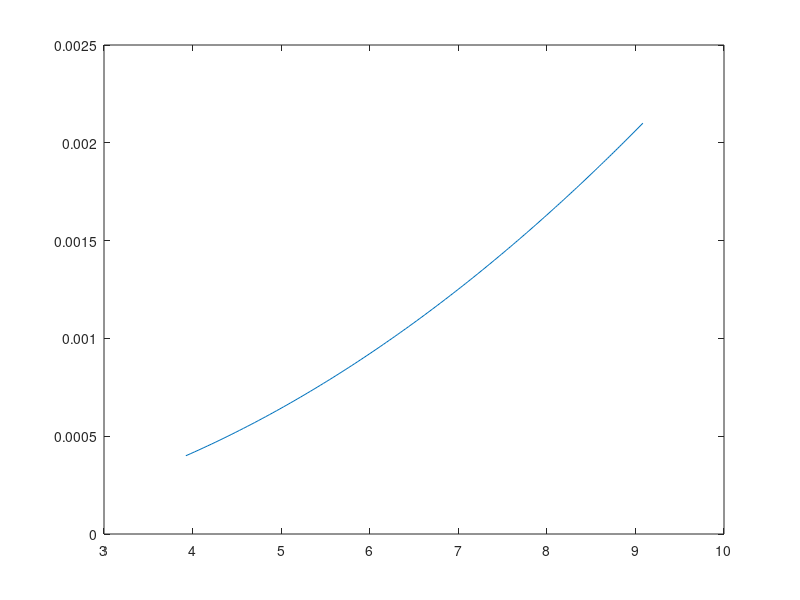
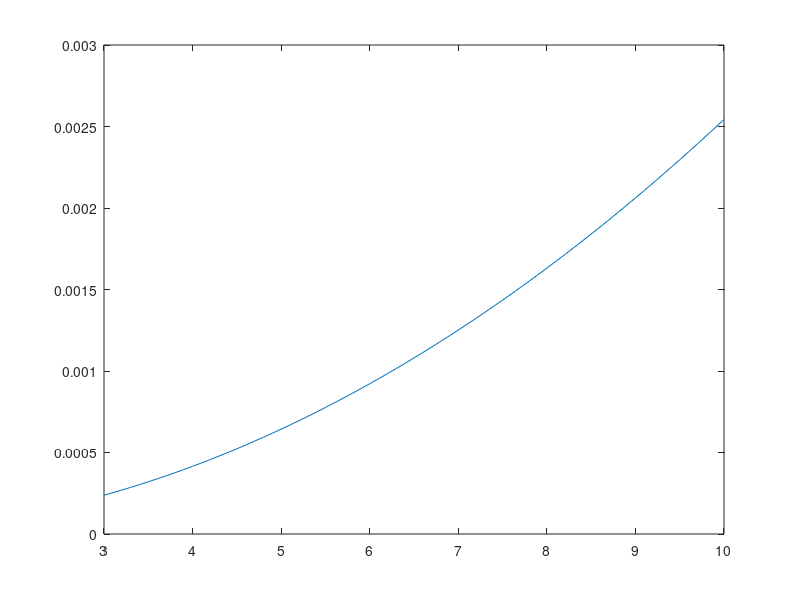

The MATLAB source for these figures, in order:
clear
Lx = (0.4e-3:1e-5:2.1e-3);
f = 10e3;
w = 2*pi*f;
Ls = 10e-6;

Rx = w*Lx.*sqrt(Ls./(Lx-Ls));

Rs = real( 1./((1./Rx) + 1./(w*1i.*Lx)) );
figure(1)
plot(Rs,Lx);

Rsx = (3:0.1:10);
Lpx = -1./(w.*imag(1./(Rsx+w*1i*Ls)));

figure(2)
plot(Rsx,Lpx);
